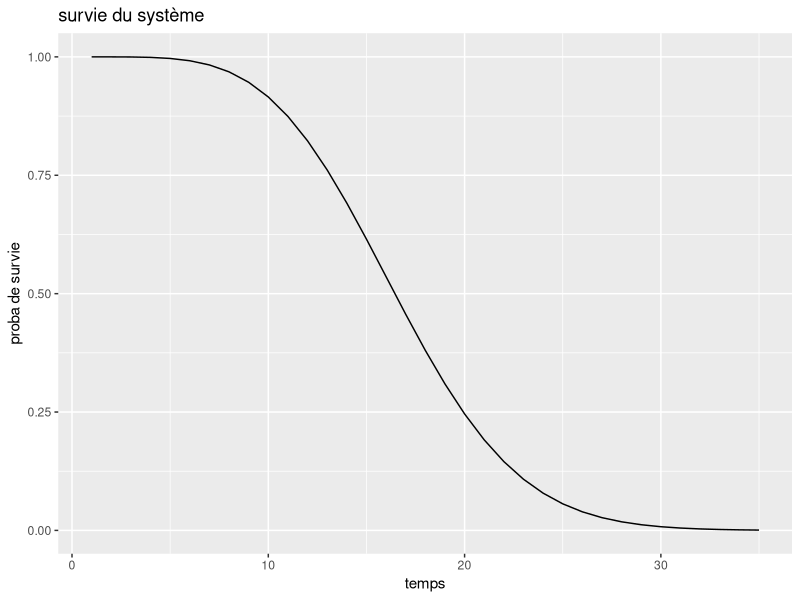
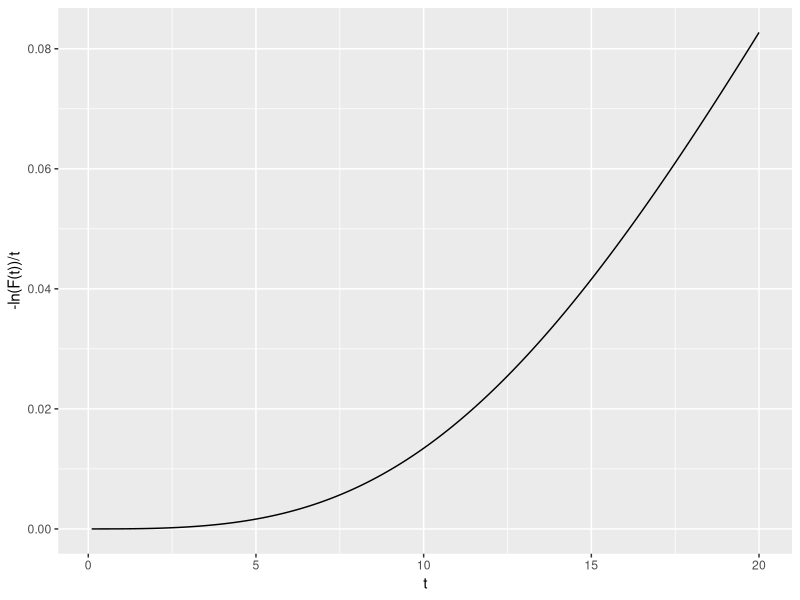
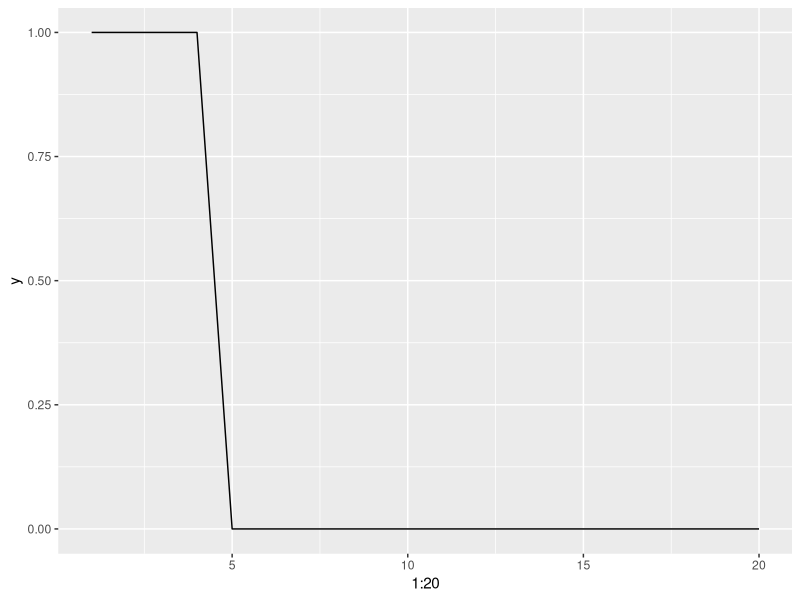
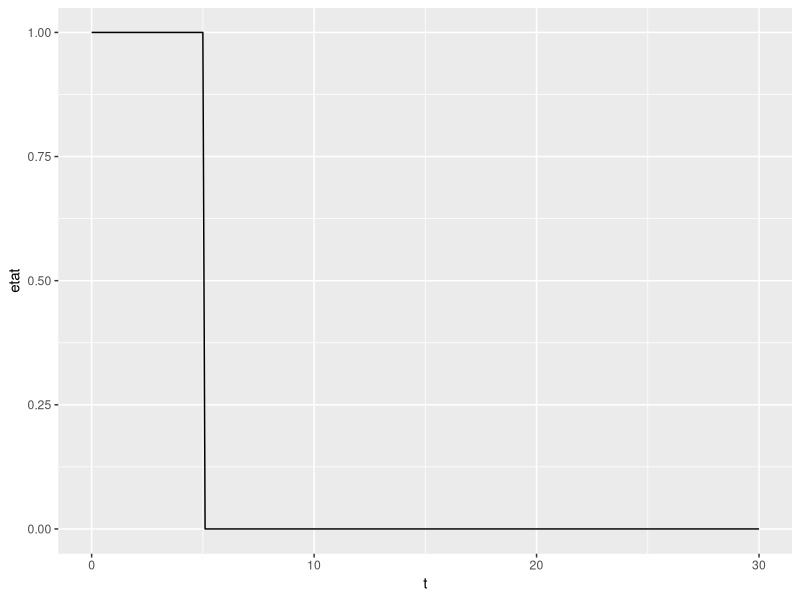
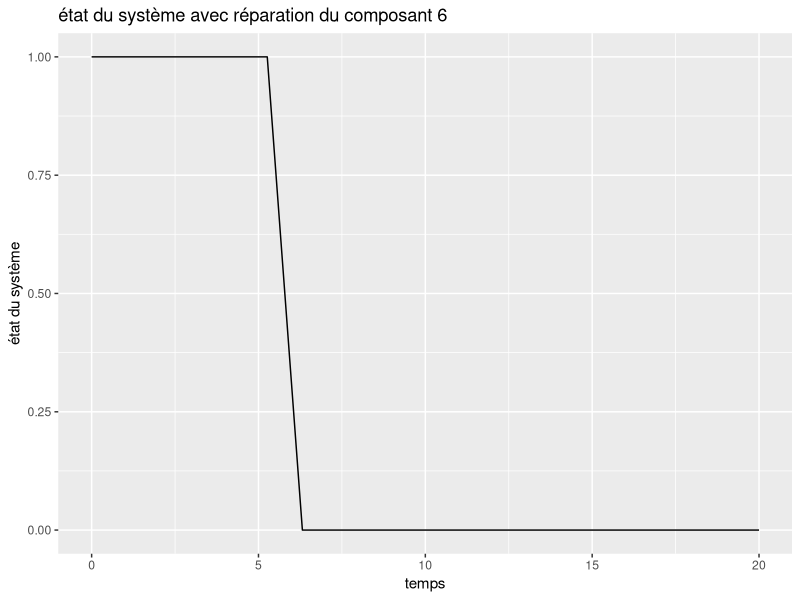

The R script that drew these images, in order: (Note: this script raises an error after producing the figures.)
library(magrittr)
library(dplyr)
library(ggplot2)

# TP 1 

## Question 1

phi <- function(x){
  rep <- ((x[3]*(1-(1-x[1])*(1-x[2]))*(1-(1-x[4])*(1-x[5])))+(1-x[3])*(1-(1-x[1]*x[4])*(1-x[2]*x[5])))*(1-(1-x[6]*x[7])*(1-x[8])*(1-x[9]))
  return(rep)
}

## Question 2

phi_function <- function(loi, lambda, beta, t){
  R1 <- 1-loi(t, shape = beta, scale = lambda)
  R2 <- 1-loi(t, shape = beta, scale = lambda)
  R3 <- 1-loi(t, shape = beta, scale = lambda)
  R4 <- 1-loi(t, shape = beta, scale = lambda)
  R5 <- 1-loi(t, shape = beta, scale = lambda)
  R6 <- 1-loi(t, shape = beta, scale = lambda)
  R7 <- 1-loi(t, shape = beta, scale = lambda)
  R8 <- 1-loi(t, shape = beta, scale = lambda)
  R9 <- 1-loi(t, shape = beta, scale = lambda)
  rep <- ((R3[t]*(1-(1-R1[t])*(1-R2[t]))*(1-(1-R4[t])*(1-R5[t])))+(1-R3[t])*(1-(1-R1[t]*R4[t])*(1-R2[t]*R5[t])))*(1-(1-R6[t]*R7[t])*(1-R8[t])*(1-R9[t]))
  return(rep)
}




## Question 3

# plot(phi_function(pweibull, 20, 2, 0:35), type = 'l')

g <- ggplot() +
  geom_line(aes(x = 1:35, y = phi_function(pweibull, 20, 2, 0:35))) +
  labs(title = "survie du système",
       x = "temps",
       y = "proba de survie")

g

## Question 4

# survie <- function(lambda, beta, t){
#   R1 <- 1-pweibull(t, shape = beta, scale = lambda)
#   R2 <- 1-pweibull(t, shape = beta, scale = lambda)
#   R3 <- 1-pweibull(t, shape = beta, scale = lambda)
#   R4 <- 1-pweibull(t, shape = beta, scale = lambda)
#   R5 <- 1-pweibull(t, shape = beta, scale = lambda)
#   R6 <- 1-pweibull(t, shape = beta, scale = lambda)
#   R7 <- 1-pweibull(t, shape = beta, scale = lambda)
#   R8 <- 1-pweibull(t, shape = beta, scale = lambda)
#   R9 <- 1-pweibull(t, shape = beta, scale = lambda)
#   rep <- -log(((R3[t]*(1-(1-R1[t])*(1-R2[t]))*(1-(1-R4[t])*(1-R5[t])))+(1-R3[t])*(1-(1-R1[t]*R4[t])*(1-R2[t]*R5[t])))*(1-(1-R6[t]*R7[t])*(1-R8[t])*(1-R9[t]))/t)
#   # rep <- -log(rep)/t
#   return(rep)
#   # rep <- -log(1 - phi_function(lambda, beta, t))/t
# }

survie <- function(lambda, beta, t){
  rep=NULL
  for(i in 1:length(t)){
    R1 <- 1-pweibull(t[i], shape = beta, scale = lambda)
    R2 <- 1-pweibull(t[i], shape = beta, scale = lambda)
    R3 <- 1-pweibull(t[i], shape = beta, scale = lambda)
    R4 <- 1-pweibull(t[i], shape = beta, scale = lambda)
    R5 <- 1-pweibull(t[i], shape = beta, scale = lambda)
    R6 <- 1-pweibull(t[i], shape = beta, scale = lambda)
    R7 <- 1-pweibull(t[i], shape = beta, scale = lambda)
    R8 <- 1-pweibull(t[i], shape = beta, scale = lambda)
    R9 <- 1-pweibull(t[i], shape = beta, scale = lambda)
    rep[i] <- -log(((R3*(1-(1-R1)*(1-R2))*(1-(1-R4)*(1-R5)))+(1-R3)*(1-(1-R1*R4)*(1-R2*R5)))*(1-(1-R6*R7)*(1-R8)*(1-R9)))/t[i]
  }
  return(rep)
}


# survie(20, 2, seq(0.1, 20, 0.1))

g <- ggplot() +
  geom_line(aes(x = seq(0.1, 20, 0.1), y = survie(20, 2, seq(0.1, 20, 0.1)))) +
  labs(x = "t",
       y = "-ln(F(t))/t")

g


# Question 5 
# simulation d'une loi de weibull avec la méthode des quantile. 

inverse_pweibull <- function(lambda, beta, u){
  rep <- lambda*(-(log(1-u)^(1/beta)))
  return(rep)
}

phi2 <- function(a, n, lambda, beta){
  t <- seq(0, a,length.out =n)
  y <- rep(0,n)
  u <- runif(9,0,1)
  x <- matrix(0, nrow = n, ncol = 9)
  
  for(i in 1:n){
    for(j in 1:9){
      if(t[i] < (lambda*(-log(u[j]))^(1/beta))){
        x[i,j] <- 1
      }
    }
    y[i] <- phi(x[i,])
  }
  return(y)
}
# phi2(4,20,2,1)
# plot(phi2(4,20,2,1),type="l")

g <- ggplot() +
  geom_line(aes(x = 1:20, y = phi2(4,20,2,1))) +
  labs(y = "y")

g

# Question 5 

# inverse_pweibull <- function(lambda, beta, u){
#   rep <- lambda*(-(log(1-u)^(1/beta)))
#   return(rep)
# }
# 
# phi2 <- function(lambda, beta, a, n){
#   u <- runif(9)
#   t <- seq(0, a, n)
#   x <- matrix(0, nrow = n, ncol = 9)
#   
#   for(i in 1:n){
#     for(j in 1:9){
#       if(t[i] < inverse_pweibull(lambda, beta, u)){
#         x[i,j] <- 1
#       }
#     }
#     rep[i] <- phi(x[i,])
#   }
# }

# Question 6

phi23 <- function(a, n, lambda, beta){
  t <- seq(0, a,length.out =n)
  y <- rep(0,n)
  u <- runif(9,0,1)
  x <- matrix(0, nrow = n, ncol = 9)
  for(i in 1:n){
    for(j in 1:9){
      if(t[i] < (lambda*(-log(u[j]))^(1/beta))){
        x[i,j] <- 1
      }
      
    }
    if (x[i,j]==0) { break }
    
  }
  return(i-1)
}
phi23(4,36,2,1)

# Question 7

n_realisation_T<-function(a, n, lambda, beta,ntot){
  vect=NULL
  for(i in 1:ntot){
    vect[i]=phi23(a, n, lambda, beta)
  }
  return(vect)
}
n_realisation_T(4,36,2,1,40)
sum(n_realisation_T(4,36,2,1,40))

mu=function(a, n, lambda, beta,ntot){
  v=n_realisation_T(a, n, lambda, beta,ntot)
  1/ntot*sum(v)
}
mu(4,36,2,1,40)

# Projet 2

## Question 1

phi <- function(x){
  rep <- (x[5]*((1-(1-x[1])*(1-x[2]))*(1-(1-x[3])*(1-x[4])))+(1-x[5])*(1-(1-x[1]*x[3])*(1-x[2]*x[4])))*x[6]*(1-(1-x[7]*x[10])*(1-x[8]*x[9]))
  return(rep)
}

# Question 2

lambda = 5
beta = 5
t <- seq(0, 30, 0.1)

simu_etat_systeme <- function(lambda, beta, t){
  X <- matrix(data = rep(0, 10*length(t)), ncol = 10, nrow = length(t))
  S <- rep(0,length(t))
  u <- runif(10, 0, 1)
  w <- rweibull(10, lambda, beta)
  max <- max(t)
  
  for(i in 1:length(t)){
    for(j in 1:10){
      if(t[i] < w[j]){
        X[i,j] <- 1
      }
    }
    S[i] <- phi(X[i,])
    if((S[i] == 0) && (S[i-1] == 1)){
      max <- t[i - 1]
    }
  }
  return(list(etat = S, last = max))
}

test <- simu_etat_systeme(lambda, beta, t)

g <- ggplot() +
  geom_line(aes(x = t, y = test[[1]])) +
  labs(x = "t",
       y = "etat")

g

# Simulation

simu_T <- function(n){
  n <- 100
  simu <- rep(-1, n)
  for(i in 1:n){
    simu[i] <- simu_etat_systeme(lambda, beta, t)[[2]]
  }
  return(simu)
}

n <- 100
simu <- simu_T(n)

esperance <- mean(simu)

confint <- c(mean(simu) - 1.96 * sd(simu)/sqrt(n), mean(simu) + 1.96 * sd(simu)/sqrt(n))

# code younes



# Exercice 3

# a <- 10
# n <- 100
# lambda <- 5
# beta <- 5
# inter <- 5
# t <- seq(0, a, length.out = n + 1)
# 
# phi2 <- function(a, n, lambda, beta, t, inter){
#   y <- rep(0,n)
#   u <- runif(10,0,1)
#   x <- matrix(0, nrow = n, ncol = 10)
#   p <- a/n*(1:n)*inter # p : vecteur qui contient les différents moments ou le méchanicien remet en marche la composante x[6]
#   # p ne donne pas ce que je veux
#   w <- rweibull(10, lambda, beta)
#   
#   for(i in 1:length(t)){
#     for(j in 1:10){
#       if(j == 6){
#         if(t[i] %in% p){
#           w[j] <- w[j] + t[i]
#         }
#       }
#       if(t[i] < w[j]){
#         x[i,j] <- 1
#       }
#     }
#     y[i] <- phi(x[i,])
#   }
#   return(y)
# }
# la fonction ne compile pas


# code camille

# Exercice 3
#  a

u=seq(0, 4,length.out =40)
# ----------------------------------------------------------------------------#
fonction_interval=function(n,inter,i){
  t=NULL
  d=NULL
  for (v in seq(1,n,inter)) {
    if(v==i){
      t[v]=1
    }
    else{
      t[v]=0
    }
  }
  t=t[!is.na(t)]
  t
  w=sum(t)
  if(w==0){
    d=0
  }
  else{
    d=1 
  }
  return(d)
}

fonction_interval(20,2,7)
seq(1,20,2)

#---------------------------------------------------------------------------#

phi2 <- function(a, n, lambda, beta,inter){
  t <- seq(0, a,length.out =n)
  y <- rep(0,n)
  u <- runif(10,0,1)
  x <- matrix(0, nrow = n, ncol = 10)
  
  for(i in 1:n){
    for(j in c(1,2,3,4,5,7,8,9,10)){
      if(t[i] < (lambda*(-log(u[j]))^(1/beta))){
        x[i,j] <- 1
      }
    }
  }
  d=0
  for(i in 1:n){
    if(t[i-d] < (lambda*(-log(u[6]))^(1/beta))){
      x[i,6] <- 1
    }
    if(fonction_interval(n,inter,i)==1 & x[i,6]==0){ 
      d <- i
      u[6] <- runif(1,0,1)
    }
  }
  # y[i] <- phi(x[i,])
  return(x)
}
(b=phi2(20,20,10,15,4))

phi3 <- function(a, n, lambda, beta,inter){
  y=NULL
  matrice=phi2(a, n, lambda, beta,inter)
  for (i in 1:n) {
    y[i]=phi(matrice[i,]) 
  }
  return(y)
}

a <- 20
n <- 20
lambda <- 15
beta <- 3
inter <- 7

(s=phi3(a,n,lambda,beta,inter))

g <- ggplot() +
  geom_line(aes(x = seq(0, a, length.out = n), y = phi3(a,n,lambda,beta,inter))) +
  labs(title = "état du système avec réparation du composant 6",
    x = "temps",
    y = "état du système")

g
#  b

#---   E(T)  ------------------------------------------------------

tp_i_de_panne <- function(a, n, lambda, beta,inter){
  y=NULL
  d=0
  matrice=phi2(a, n, lambda, beta,inter)
  for (i in 1:n) {
    y[i]=phi(matrice[i,]) 
  }
  for (i in n:1){
    if(y[i]==1 & i==n ){
      d=n
      break
    }
    if(y[i]==1){
      d=i+1
      break
    }
  }
  #  if(d==n){
  #    return("Pas de panne sur le temps T")
  #  }
  #  if(d<n & d>0){
  #    return(d)
  #  }
  return(d)
}
tp_i_de_panne(20,20,15,3,7)

nbtot_realisation_t=function(a, n, lambda, beta,inter,nbtot){
  vector=NULL
  for(i in 1:nbtot){
    vector[i]=tp_i_de_panne(a, n, lambda, beta,inter)
  }
  return(vector)
}

nbtot_realisation_t(20,20,15,3,7,8)

E_T=function(a, n, lambda, beta,inter,nbtot){
  t=nbtot_realisation_t(a, n, lambda, beta,inter,nbtot)
  moyenne=(1/nbtot)*sum(t)
  return(moyenne)
}
E_T(20,20,15,3,7,8)

#---   E(N)  ------------------------------------------------------

nb_intervention <- function(a, n, lambda, beta,inter){
  t <- seq(0, a,length.out =n)
  y <- rep(0,n)
  u <- runif(10,0,1)
  x <- matrix(0, nrow = n, ncol = 10)
  
  for(i in 1:n){
    for(j in c(1,2,3,4,5,7,8,9,10)){
      if(t[i] < (lambda*(-log(u[j]))^(1/beta))){
        x[i,j] <- 1
      }
    }
  }
  d=0
  intervention=0
  for(i in 1:n){
    if(t[i-d] < (lambda*(-log(u[6]))^(1/beta))){
      x[i,6] <- 1
    }
    if(fonction_interval(n,inter,i)==1){
      intervention <- intervention + 1
      if(x[i,6] == 0){
        d <- i
        u[6] <- runif(1,0,1)
      }
    }
  }
  return(intervention)
}
nb_intervention(20,20,15,3,7)


nb_realisation_intervention=function(a, n, lambda, beta,inter,nbtot){
  vector=NULL
  for(i in 1:nbtot){
    vector[i]=nb_intervention(a, n, lambda, beta,inter)
  }
  return(vector)
}

nb_realisation_intervention(20,20,15,3,7,7)

moyenne_intervention=function(a, n, lambda, beta,inter,nbtot){
  moyenne=(1/nbtot)*sum(nb_realisation_intervention(a, n, lambda, beta,inter,nbtot))
  return(moyenne)
}

moyenne_intervention(20,20,15,3,7,7)

# recompense<-function(a, n, lambda, beta,inter,nbtot,cout,gain){
#   r=gain*E_T(a, n, lambda, beta,inter,nbtot)-cout*moyenne_intervention(a, n, lambda, beta,inter,nbtot)
#   return(r)
# }
recompense(20,20,15,3,3,7,2,3.5)

a_val <- 200
n_val <- 200
lambda_val <- 15
beta_val <- 3
nbtot_val <- 100
cout_val <- 100
gain_val <- 250

recompense<-function(inter, a=a_val, n=n_val, lambda=lambda_val, beta=beta_val,nbtot=nbtot_val,cout=cout_val,gain=gain_val){
  gain_moyen <- gain*E_T(a, n, lambda, beta,inter,nbtot)
  cout_moyen <- cout*moyenne_intervention(a, n, lambda, beta,inter,nbtot)
  r <- gain_moyen - cout_moyen
  return(r)
}
recompense(2)
solution=optimize(recompense,c(0, 200),maximum = TRUE)
solution

for(i in 1:n){
  y[i] <- recompense(i)
}
plot(y)
